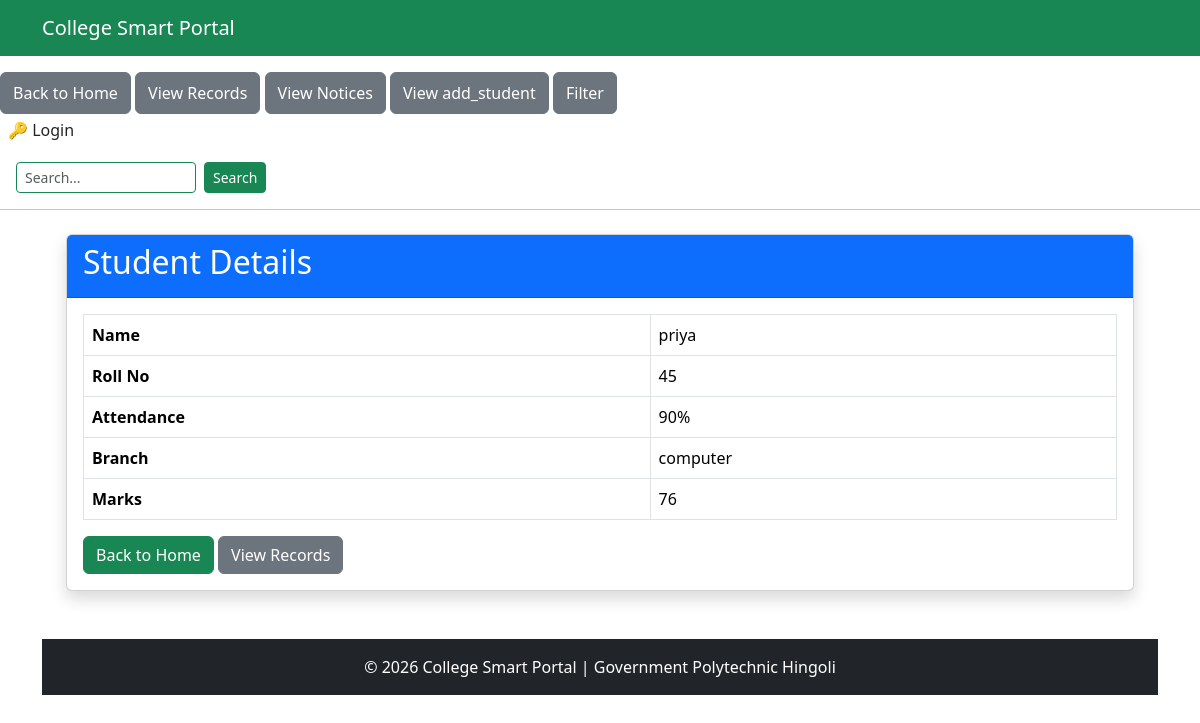
The page /students/2 on the database as committed earlier.
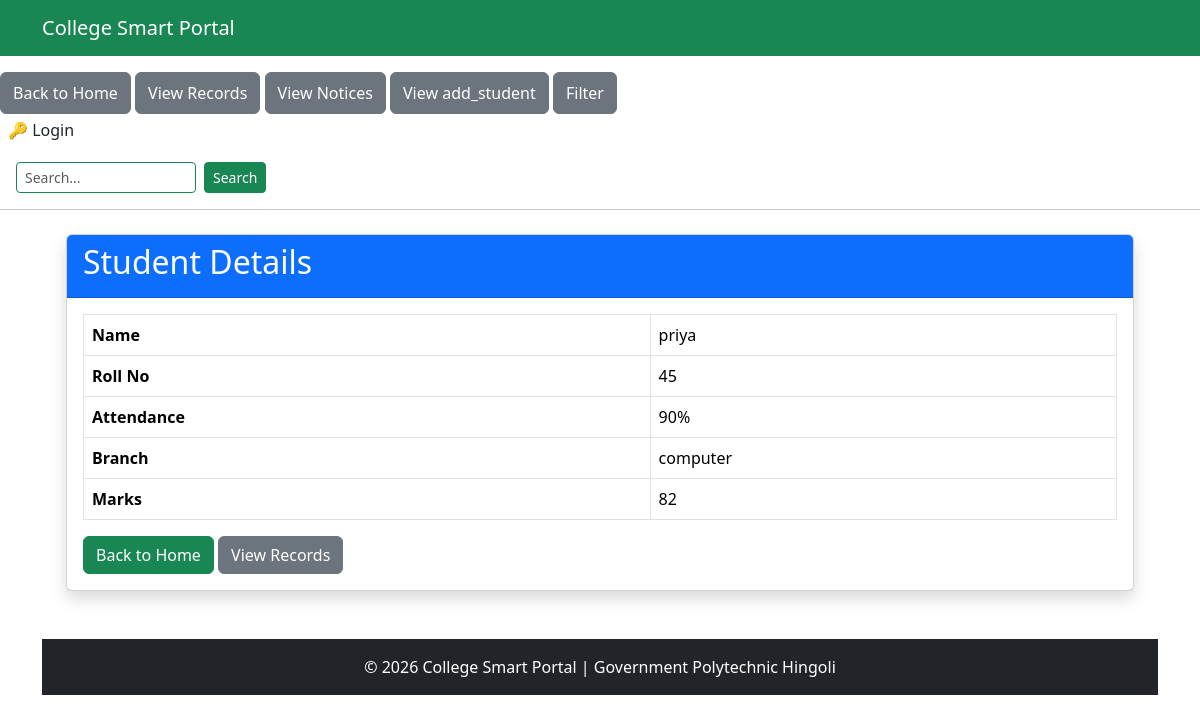
The same page on the database as committed later.
### tables this page shows
CREATE TABLE students (
                    id INTEGER PRIMARY KEY AUTOINCREMENT,
                    name TEXT NOT NULL,
                    roll_no INTEGER NOT NULL,
                    marks INTEGER NOT NULL,
                    branch TEXT NOT NULL,
                    attendance INTEGER DEFAULT 0
                 );

### project Flask.py (the view)
@app.route("/students/<int:id>")
def student_detail(id):
    conn = get_db()
    student = conn.execute(
        "SELECT * FROM students WHERE id=?",  (id,) ).fetchone()
    print(student)
    conn.close()
    if student is None:
        flash("Student not found", "danger")
        return redirect(url_for("records"))
    return render_template( "detail.html", student=student  )

### database.py (called while the page is built)
def get_db():
    conn = sqlite3.connect("college.db")
    return conn

### templates/detail.html
{% extends "base.html" %}
{% block content %}
<div class="container mt-4">
    <div class="card shadow">
        <div class="card-header bg-primary text-white">
            <h2>Student Details</h2>
        </div>
        <div class="card-body">
            <table class="table table-bordered">
                <tr>
                    <th>Name</th>
                    <td>{{ student[1] }}</td>
                </tr>
                <tr>
                    <th>Roll No</th>
                    <td>{{ student[2] }}</td>
                </tr>
                <tr>
                    <th>Attendance</th>
                    <td>{{ student[5] }}%</td>
                </tr>
                <tr>
                    <th>Branch</th>
                    <td>{{ student[4] }}</td>
                </tr>
                <tr>
                    <th>Marks</th>
                    <td>{{ student[3] }}</td>
                </tr>
            </table>
            <a href="{{ url_for('home') }}" class="btn btn-success">
                Back to Home
            </a>
            <a href="{{ url_for('records') }}" class="btn btn-secondary">
                View Records
            </a>
        </div>
    </div>
</div>
{% endblock %}

Rows that differ between the two databases and show on the page:
changed students "priya": marks "76" → "82"
